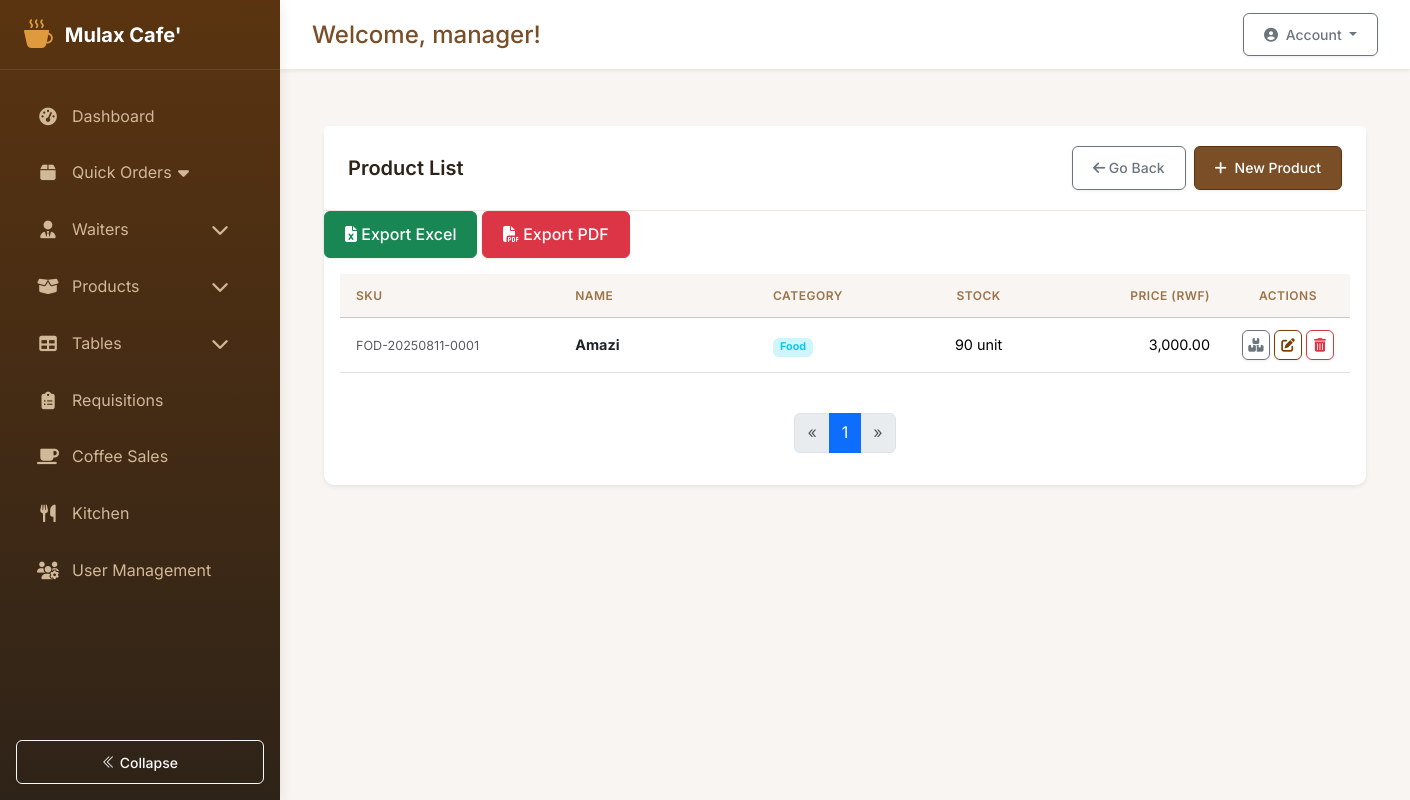
/products/ (signed in), run on an earlier commit of the app's database.
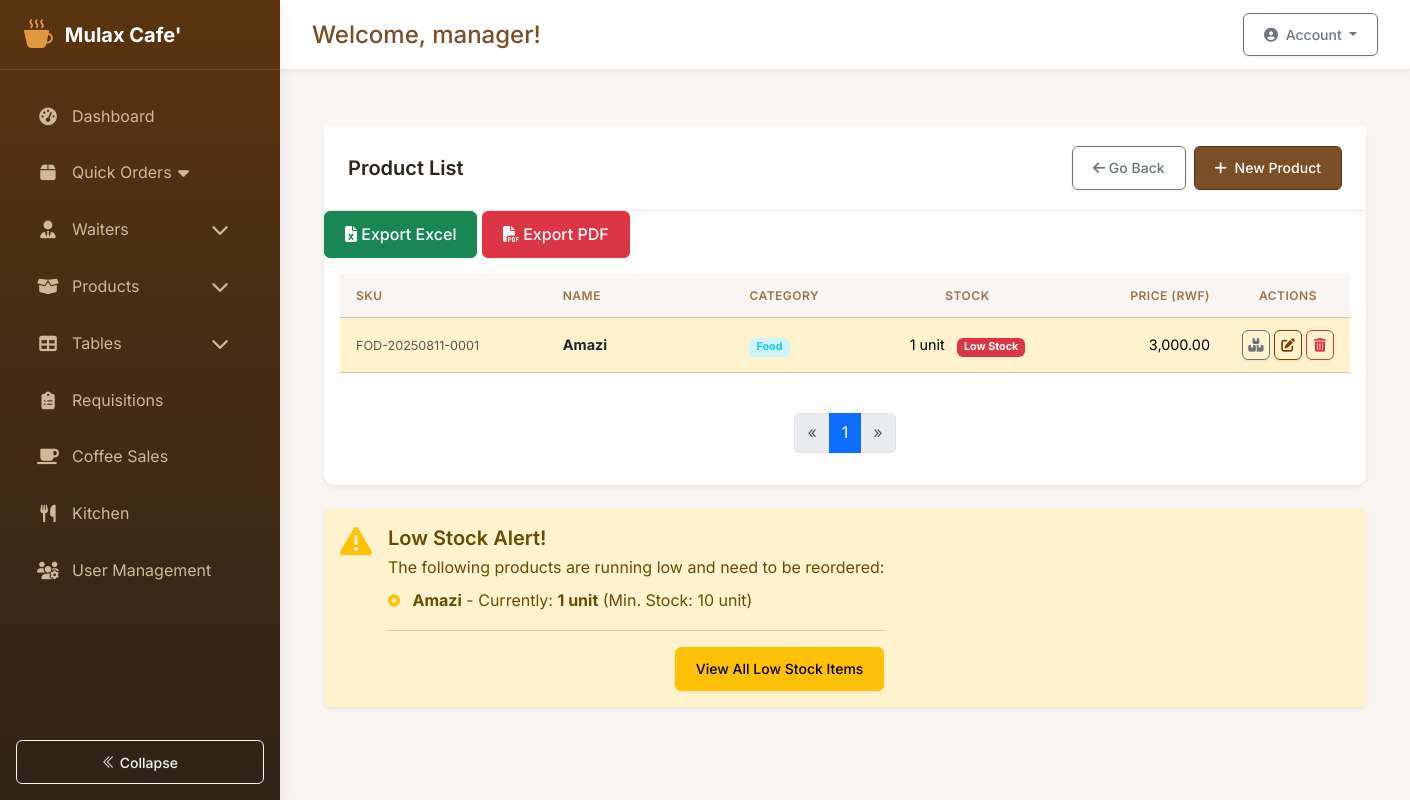
And on a later commit of the database.
### app/models.py (models this page shows, shortened)
class Product(db.Model):
    __tablename__ = 'products'
    id = db.Column(db.Integer, primary_key=True)
    sku = db.Column(db.String(20), unique=True, nullable=False)
    name = db.Column(db.String(100), nullable=False)
    brand = db.Column(db.String(100))
    description = db.Column(db.Text)
    category = db.Column(db.String(50), nullable=False)
    unit = db.Column(db.String(20), nullable=False)
    current_stock = db.Column(db.Float, default=0)
    unit_price = db.Column(db.Float, default=0)
    cost_price = db.Column(db.Float)
    supplier = db.Column(db.String(100))
    remarks = db.Column(db.String(200))
    tax_rate = db.Column(db.Float, nullable=True)
    reorder_qty = db.Column(db.Float, default=0)
    last_updated = db.Column(db.DateTime, default=lambda: datetime.now(pytz.timezone('Africa/Kigali')), onupdate=lambda: datetime.now(pytz.timezone('Africa/Kigali')))
    min_stock = db.Column(db.Float, default=5.0)
    stock_movements = db.relationship(
        'StockMovement',
        back_populates='product',
        cascade='all, delete-orphan'
    )
    requisitions = db.relationship('Requisition', back_populates='product')
    coffee_sales = db.relationship('CoffeeSale', back_populates='product')
    order_items = db.relationship('OrderItem', back_populates='product')

### app/routes/product.py (the view)
@bp.route('/')
@login_required
def list_products():
    notified_count = check_low_stock_products()
    if notified_count > 0:
        flash(f'Low stock alerts sent for {notified_count} products', 'warning')
    page = request.args.get('page', 1, type=int)
    per_page = 20
    products = Product.query.order_by(Product.name).paginate(page=page, per_page=per_page)
    low_stock_products = Product.query.filter(
        Product.current_stock <= Product.min_stock
    ).order_by(Product.name).all()
    return render_template('product/list.html', products=products, low_stock_products=low_stock_products)

### app/__init__.py (called while the page is built)
def format_currency(value):
    if value is None:
        return ""
    try:
        return "{:,.2f}".format(float(value))
    except (ValueError, TypeError):
        return value

### app/models.py (called while the page is built)
    def is_system_control(self):
        return self.role == 'system_control' or self.is_admin

    def is_manager(self):
        return self.role == 'manager' or self.is_admin

    def is_employee(self):
        return self.role == 'employee'

    def get_current_shift(self):
        if self.is_admin or self.is_system_control():
            return None  # Admins can see all shifts
        return self.current_shift

### app/templates/product/list.html (shortened to what the changed rows need)
{% extends "base.html" %}
{% block content %}
<div class="container-fluid py-4">
    <div class="card shadow-sm">
        <div class="card-body">
            <div class="table-responsive" style="min-width: 1000px;">
                <table class="table table-hover align-middle" style="width: 100%; table-layout: auto;">
                    <thead class="table-light">
                        <tr>
                            <th style="min-width: 80px;">SKU</th>
                            <th style="min-width: 140px;">Name</th>
                            <th style="min-width: 100px;">Category</th>
                            <th class="text-center" style="min-width: 110px;">Stock</th>
                            <th class="text-end" style="min-width: 120px;">Price (Rwf)</th>
                            <th style="width: 1%; white-space: nowrap; text-align: center;">Actions</th>
                        </tr>
                    </thead>
                    <tbody>
                        {% if products.items %}
                            {% for product in products.items %}
                            <tr class="{% if product.current_stock < product.min_stock %}table-warning{% endif %}">
                                <td><small class="text-muted">{{ product.sku }}</small></td>
                                <td>
                                    <a href="{{ url_for('product.view_product', product_id=product.id) }}" class="text-decoration-none text-dark fw-bold">
                                        {{ product.name }}
                                    </a>
                                </td>
                                <td><span class="badge bg-info-subtle text-info">{{ product.category|title }}</span></td>
                                <td class="text-center">
                                    {{ product.current_stock | int if product.current_stock is not none else 0 }} {{ product.unit }}
                                    {% if product.current_stock < product.min_stock %}
                                    <span class="badge bg-danger ms-2" data-bs-toggle="tooltip" title="Below minimum stock level ({{ product.min_stock }} {{ product.unit}})">Low Stock</span>
                                    {% endif %}
                                </td>
                                <td class="text-end">{{ product.unit_price|format_currency }}</td>
                                <td class="text-end text-nowrap" style="text-align: center; white-space: nowrap;">
                                    <div class="d-flex flex-row gap-1 justify-content-center">
                                        <a href="{{ url_for('product.view_product', product_id=product.id) }}"
                                           class="btn btn-xs btn-outline-secondary p-1"
                                           data-bs-toggle="tooltip" title="View Details & Manage Stock" style="font-size: 0.85rem; min-width: 28px;">
                                            <i class="fas fa-boxes"></i>
                                        </a>
                                        {% if current_user.is_manager() %}
                                        <a href="{{ url_for('product.edit_product', product_id=product.id) }}"
                                           class="btn btn-xs btn-outline-primary p-1"
                                           data-bs-toggle="tooltip" title="Edit Product" style="font-size: 0.85rem; min-width: 28px;">
                                            <i class="fas fa-edit"></i>
                                        </a>
                                        <button type="button" class="btn btn-xs btn-outline-danger p-1"
                                                data-bs-toggle="modal" data-bs-target="#deleteProductModal-{{ product.id }}"
                                                title="Delete Product" style="font-size: 0.85rem; min-width: 28px;">
                                            <i class="fas fa-trash-alt"></i>
                                        </button>
                                        {% endif %}
                                    </div>
                                </td>
                            </tr>
                            {% endfor %}
                        {% endif %}
                    </tbody>
                </table>
            </div>
            <nav aria-label="Product list navigation">
                <ul class="pagination justify-content-center mt-4">
                    {% for p in products.iter_pages() %}
                        {% if p %}
                            <li class="page-item {% if p == products.page %}active{% endif %}">
                                <a class="page-link" href="{{ url_for('product.list_products', page=p) }}">{{ p }}</a>
                            </li>
                        {% else %}
                            <li class="page-item disabled"><a class="page-link" href="#">...</a></li>
                        {% endif %}
                    {% endfor %}
                </ul>
            </nav>
        </div>
    </div>
    {% if low_stock_products %}
    <div class="alert alert-warning mt-4 shadow-sm" role="alert">
        <div class="d-flex align-items-start">
            <i class="fas fa-exclamation-triangle fa-2x me-3 text-warning"></i>
            <div>
                <h5 class="alert-heading mb-1">Low Stock Alert!</h5>
                <p class="mb-2">The following products are running low and need to be reordered:</p>
                <ul class="list-unstyled mb-0">
                    {% for product in low_stock_products %}
                    <li>
                        <i class="fas fa-dot-circle fa-xs me-2 text-warning"></i>
                        <strong><a href="{{ url_for('product.view_product', product_id=product.id) }}" class="alert-link">{{ product.name }}</a></strong> -
                        Currently: <span class="fw-bold">{{ product.current_stock | int if product.current_stock is not none else 0 }} {{ product.unit }}</span>
                        (Min. Stock: {{ product.min_stock | int if product.min_stock is not none else 0 }} {{ product.unit }})
                    </li>
                    {% endfor %}
                </ul>
                <hr>
                <p class="mb-0 text-end">
                    <a href="{{ url_for('product.list_products') }}" class="btn btn-sm btn-warning">View All Low Stock Items</a>
                </p>
            </div>
        </div>
    </div>
    {% endif %}
</div>
{% endblock %}

What changed in the data, as far as the page shows it:
now on one of the page's lists (row edited): Product: name "Amazi", current_stock "1", unit "unit", min_stock "10"
changed Product "Amazi": current_stock "90" → "1"; min_stock 5 → 10 (drawn); now shows "Low Stock"
Also different on the page:
text now shown: "Low Stock Alert! The following products are running low and need to be reordered: View All Low Stock Items"
